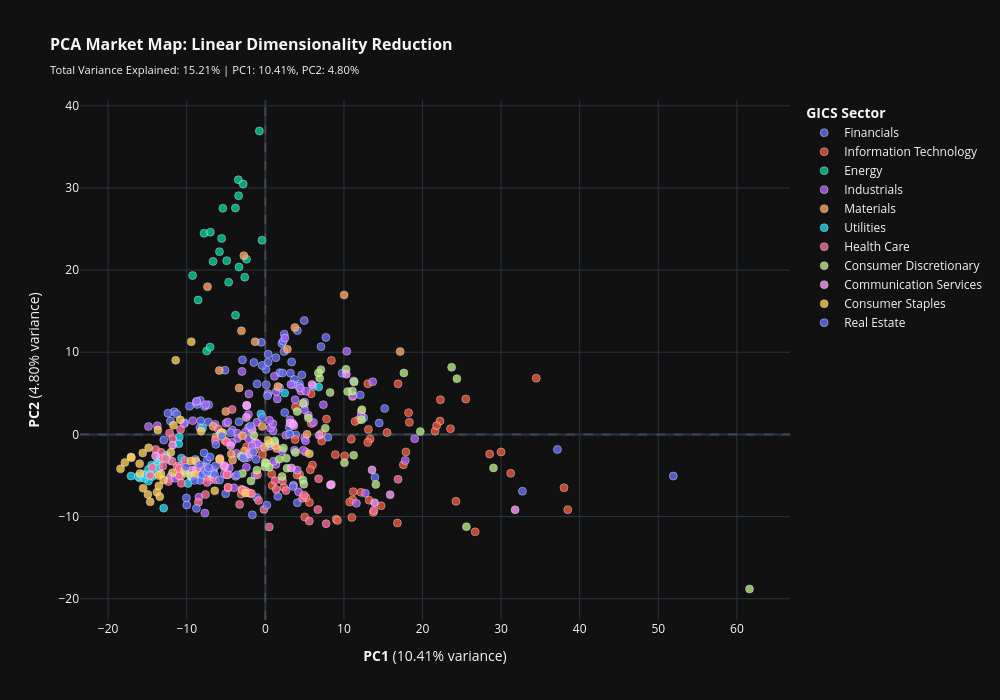

Notebook code cell kept with this figure:
### Code cell
# 3) IMPROVED PCA 2D map
pca2 = PCA(n_components=2, random_state=42)
X_pca = pca2.fit_transform(X_scaled)

pca_df = pd.DataFrame(X_pca, columns=["PC1", "PC2"])
pca_df["Ticker"] = X.index
pca_df["Sector"] = pca_df["Ticker"].map(lambda t: sector_map.get(t, "Unknown"))

# Calculate variance explained by each component
pc1_var = pca2.explained_variance_ratio_[0]
pc2_var = pca2.explained_variance_ratio_[1]
total_var = pc1_var + pc2_var

fig2 = px.scatter(
    pca_df,
    x="PC1",
    y="PC2",
    color="Sector",
    hover_name="Ticker",
    hover_data={"PC1": ":.2f", "PC2": ":.2f", "Sector": True},
    title=f"<b>PCA Market Map: Linear Dimensionality Reduction</b><br>"
          f"<sub>Total Variance Explained: {total_var:.2%} | PC1: {pc1_var:.2%}, PC2: {pc2_var:.2%}</sub>",
    template="plotly_dark",
    width=1000,
    height=700
)

fig2.update_traces(
    marker=dict(size=8, opacity=0.8, line=dict(width=0.5, color='white'))
)

fig2.update_layout(
    font=dict(size=12),
    title_font_size=16,
    xaxis_title=f"<b>PC1</b> ({pc1_var:.2%} variance)",
    yaxis_title=f"<b>PC2</b> ({pc2_var:.2%} variance)",
    legend_title="<b>GICS Sector</b>",
    hovermode='closest'
)

# Add reference lines at origin
fig2.add_hline(y=0, line_dash="dash", line_color="gray", opacity=0.3)
fig2.add_vline(x=0, line_dash="dash", line_color="gray", opacity=0.3)

fig2.show()
print("✓ PCA visualization complete")

### Figure 1 — Plotly figure (JSON) as saved in the notebook; plotly's stock layout.template omitted (floating-point values rounded to 4 significant figures)
{"data": [{"customdata": [["Financials"], ["Financials"], ["Financials"], ["Financials"], ["Financials"], ["Financials"], ["Financials"], ["Financials"], ["Financials"], ["Financials"], ["Financials"], ["Financials"], ["Financials"], ["Financials"], ["Financials"], ["Financials"], ["Financials"], ["Financials"], ["Financials"], ["Financials"], ["Financials"], ["Financials"], ["Financials"], ["Financials"], ["Financials"], ["Financials"], ["Financials"], ["Financials"], ["Financials"], ["Financials"], ["Financials"], ["Financials"], ["Financials"], ["Financials"], ["Financials"], ["Financials"], ["Financials"], ["Financials"], ["Financials"], ["Financials"], ["Financials"], ["Financials"], ["Financials"], ["Financials"], ["Financials"], ["Financials"], ["Financials"], ["Financials"], ["Financials"], ["Financials"], ["Financials"], ["Financials"], ["Financials"], ["Financials"], ["Financials"], ["Financials"], ["Financials"], ["Financials"], ["Financials"], ["Financials"], ["Financials"], ["Financials"], ["Financials"], ["Financials"], ["Financials"], ["Financials"], ["Financials"], ["Financials"], ["Financials"], ["Financials"], ["Financials"], ["Financials"], ["Financials"], ["Financials"], ["Financials"], ["Financials"]], "hovertemplate": "<b>%{hovertext}</b><br><br>Sector=%{customdata[0]}<br>PC1=%{x:.2f}<br>PC2=%{y:.2f}<extra></extra>", "hovertext": ["HOOD", "COIN", "FISV", "NTRS", "MTB", "NDAQ", "PNC", "PGR", "PFG", "MSCI", "MS", "L", "KKR", "KEY", "JPM", "JKHY", "MRSH", "MET", "MCO", "MA", "PRU", "V", "USB", "TRV", "TROW", "XYZ", "WTW", "WRB", "WFC", "SCHW", "RJF", "RF", "PYPL", "TFC", "SYF", "STT", "SPGI", "IVZ", "CFG", "CBOE", "CB", "C", "BX", "BRO", "BRK-B", "BLK", "CINF", "CPAY", "COF", "CME", "ALL", "AJG", "AIZ", "AIG", "AFL", "ACGL", "AMP", "BK", "BEN", "BAC", "AXP", "ARES", "APO", "AON", "HIG", "HBAN", "GS", "GPN", "GL", "FITB", "ICE", "IBKR", "FIS", "EG", "FDS", "ERIE"], "legendgroup": "Financials", "marker": {"color": "#636efa", "line": {"color": "white", "width": 0.5}, "opacity": 0.8, "size": 8, "symbol": "circle"}, "mode": "markers", "name": "Financials", "orientation": "v", "showlegend": true, "type": "scatter", "x": [37.17, 51.91, -2.223, 1.815, -0.5339, -1.31, 0.09029, -12.92, -0.3997, 4.073, 4.33, -8.265, 15.18, 4.949, -1.05, -7.708, -8.245, -2.898, 1.588, -1.178, -1.46, -2.669, 0.3657, -11.6, 7.958, 32.72, -7.391, -12.39, 1.338, 1.838, 2.18, 2.405, 13.94, 2.386, 7.703, 3.197, -1.1, 9.777, 4.07, -12.19, -12.07, 3.343, 14.49, -6.94, -7.246, 3.867, -7.731, 2.475, 7.087, -10.91, -11.27, -8.833, -8.223, -5.122, -8.684, -10.24, 3.689, 0.1194, 4.964, 0.358, 4.236, 12.51, 12.08, -8.303, -8.792, 2.108, 3.486, 3.036, -7.206, 2.292, -4.685, 6.108, -1.297, -9.647, -5.042, -8.904], "xaxis": "x", "y": [-1.825, -5.072, -2.801, 5.669, 11.21, -4.971, 7.921, -0.6805, 8.399, -8.323, 6.169, 4.134, 3.153, 13.86, 6.144, -3.845, -5.42, 9.073, -7.541, -3.035, 8.753, -2.91, 9.757, 2.76, -0.3354, -6.91, -3.121, 2.589, 9.343, 7.518, 7.466, 12.2, -5.217, 10.08, 11.81, 7.46, -7.673, 7.439, 12.64, -5.405, 1.626, 8.823, 1.387, -5.513, 1.523, -0.05569, 3.404, 2.664, 10.68, -3.86, 2.476, -4.468, 1.654, 7.822, 3.643, 1.409, 6.688, 6.05, 3.636, 8.783, 5.845, 2.016, 4.783, -5.605, 3.941, 11.08, 6.068, 0.8733, 3.609, 11.35, -4.864, 5.864, -0.992, 3.43, -7.211, -3.045], "yaxis": "y"}, {"customdata": [["Information Technology"], ["Information Technology"], ["Information Technology"], ["Information Technology"], ["Information Technology"], ["Information Technology"], ["Information Technology"], ["Information Technology"], ["Information Technology"], ["Information Technology"], ["Information Technology"], ["Information Technology"], ["Information Technology"], ["Information Technology"], ["Information Technology"], ["Information Technology"], ["Information Technology"], ["Information Technology"], ["Information Technology"], ["Information Technology"], ["Information Technology"], ["Information Technology"], ["Information Technology"], ["Information Technology"], ["Information Technology"], ["Information Technology"], ["Information Technology"], ["Information Technology"], ["Information Technology"], ["Information Technology"], ["Information Technology"], ["Information Technology"], ["Information Technology"], ["Information Technology"], ["Information Technology"], ["Information Technology"], ["Information Technology"], ["Information Technology"], ["Information Technology"], ["Information Technology"], ["Information Technology"], ["Information Technology"], ["Information Technology"], ["Information Technology"], ["Information Technology"], ["Information Technology"], ["Information Technology"], ["Information Technology"], ["Information Technology"], ["Information Technology"], ["Information Technology"], ["Information Technology"], ["Information Technology"], ["Information Technology"], ["Information Technology"], ["Information Technology"], ["Information Technology"], ["Information Technology"], ["Information Technology"], ["Information Technology"], ["Information Technology"], ["Information Technology"], ["Information Technology"], ["Information Technology"], ["Information Technology"], ["Information Technology"], ["Information Technology"], ["Information Technology"], ["Information Technology"]], "hovertemplate": "<b>%{hovertext}</b><br><br>Sector=%{customdata[0]}<br>PC1=%{x:.2f}<br>PC2=%{y:.2f}<extra></extra>", "hovertext": ["APP", "NVDA", "MSI", "NTAP", "NOW", "MU", "NXPI", "PLTR", "PANW", "ORCL", "ON", "MSFT", "KLAC", "KEYS", "JBL", "LRCX", "MPWR", "MCHP", "VRSN", "TYL", "TXN", "TRMB", "ZBRA", "WDC", "WDAY", "ROP", "QCOM", "PTC", "SMCI", "TER", "TEL", "TDY", "SWKS", "STX", "SNPS", "CIEN", "CDW", "CDNS", "CTSH", "CSCO", "CRWD", "CRM", "AMD", "AMAT", "AKAM", "ADSK", "ADI", "ADBE", "ACN", "ANET", "AVGO", "APH", "GLW", "GEN", "GDDY", "FTNT", "FSLR", "IT", "AAPL", "INTU", "INTC", "IBM", "HPQ", "HPE", "DELL", "DDOG", "FICO", "FFIV", "EPAM"], "legendgroup": "Information Technology", "marker": {"color": "#EF553B", "line": {"color": "white", "width": 0.5}, "opacity": 0.8, "size": 8, "symbol": "circle"}, "mode": "markers", "name": "Information Technology", "orientation": "v", "showlegend": true, "type": "scatter", "x": [38.48, 31.22, -4.883, 7.787, 16.81, 22.27, 18.33, 38.0, 11.13, 5.999, 25.51, 5.615, 21.59, 8.908, 11.09, 23.56, 29.99, 18.22, -3.069, 5.014, 7.146, 10.09, 13.33, 16.88, 9.018, -4.72, 15.49, 5.724, 34.47, 22.23, 5.852, -1.165, 13.11, 11.88, 14.73, 13.03, 3.79, 13.21, -0.3658, -2.368, 24.25, 11.19, 28.54, 21.79, 0.7992, 12.17, 10.93, 9.18, 0.8783, 17.56, 17.89, 7.159, 3.831, -1.331, 4.347, 10.73, 11.42, 2.362, 4.035, 11.0, 12.21, -5.643, 5.823, 8.402, 13.05, 26.7, 5.186, 5.137, 13.74], "xaxis": "x", "y": [-9.161, -4.733, -4.915, 1.864, -10.77, 4.219, 1.472, -6.484, -7.975, -3.729, 4.309, -8.276, 0.4013, -2.461, 4.607, 0.6906, -2.134, 2.641, -7.251, -10.05, 0.117, -2.613, -0.5466, 6.155, -10.33, -6.511, 0.2207, -4.305, 6.847, 1.62, 1.317, -1.032, 0.6014, 1.796, -8.683, -0.9721, -0.6231, -8.011, -2.446, -1.489, -8.144, -6.964, -2.388, 1.066, -4.831, -7.053, -0.5808, -10.47, -6.219, -3.699, -2.129, -0.806, 3.339, -1.852, -4.885, -8.23, 1.575, -6.461, -4.946, -10.1, 2.788, 0.2466, 4.965, 9.012, 6.168, -11.86, -7.69, -2.143, -9.484], "yaxis": "y"}, {"customdata": [["Energy"], ["Energy"], ["Energy"], ["Energy"], ["Energy"], ["Energy"], ["Energy"], ["Energy"], ["Energy"], ["Energy"], ["Energy"], ["Energy"], ["Energy"], ["Energy"], ["Energy"], ["Energy"], ["Energy"], ["Energy"], ["Energy"], ["Energy"], ["Energy"], ["Energy"]], "hovertemplate": "<b>%{hovertext}</b><br><br>Sector=%{customdata[0]}<br>PC1=%{x:.2f}<br>PC2=%{y:.2f}<extra></extra>", "hovertext": ["EXE", "OXY", "OKE", "KMI", "MPC", "VLO", "TRGP", "TPL", "XOM", "WMB", "SLB", "PSX", "BKR", "CTRA", "COP", "CVX", "APA", "HAL", "DVN", "FANG", "EQT", "EOG"], "legendgroup": "Energy", "marker": {"color": "#00cc96", "line": {"color": "white", "width": 0.5}, "opacity": 0.8, "size": 8, "symbol": "circle"}, "mode": "markers", "name": "Energy", "orientation": "v", "showlegend": true, "type": "scatter", "x": [-4.667, -5.401, -3.795, -7.455, -4.915, -5.563, -2.62, -0.4292, -9.255, -7.03, -3.805, -5.837, -3.346, -6.653, -7.794, -8.552, -0.7565, -3.433, -2.82, -3.4, -2.394, -6.992], "xaxis": "x", "y": [18.53, 27.53, 14.51, 10.15, 21.15, 23.85, 19.14, 23.63, 19.34, 10.63, 27.55, 22.24, 20.37, 21.06, 24.48, 16.37, 36.93, 30.99, 30.47, 29.05, 21.33, 24.62], "yaxis": "y"}, {"customdata": [["Industrials"], ["Industrials"], ["Industrials"], ["Industrials"], ["Industrials"], ["Industrials"], ["Industrials"], ["Industrials"], ["Industrials"], ["Industrials"], ["Industrials"], ["Industrials"], ["Industrials"], ["Industrials"], ["Industrials"], ["Industrials"], ["Industrials"], ["Industrials"], ["Industrials"], ["Industrials"], ["Industrials"], ["Industrials"], ["Industrials"], ["Industrials"], ["Industrials"], ["Industrials"], ["Industrials"], ["Industrials"], ["Industrials"], ["Industrials"], ["Industrials"], ["Industrials"], ["Industrials"], ["Industrials"], ["Industrials"], ["Industrials"], ["Industrials"], ["Industrials"], ["Industrials"], ["Industrials"], ["Industrials"], ["Industrials"], ["Industrials"], ["Industrials"], ["Industrials"], ["Industrials"], ["Industrials"], ["Industrials"], ["Industrials"], ["Industrials"], ["Industrials"], ["Industrials"], ["Industrials"], ["Industrials"], ["Industrials"], ["Industrials"], ["Industrials"], ["Industrials"], ["Industrials"], ["Industrials"], ["Industrials"], ["Industrials"], ["Industrials"], ["Industrials"], ["Industrials"], ["Industrials"], ["Industrials"], ["Industrials"], ["Industrials"], ["Industrials"], ["Industrials"], ["Industrials"], ["Industrials"], ["Industrials"], ["Industrials"], ["Industrials"], ["Industrials"]], "hovertemplate": "<b>%{hovertext}</b><br><br>Sector=%{customdata[0]}<br>PC1=%{x:.2f}<br>PC2=%{y:.2f}<extra></extra>", "hovertext": ["NOC", "NSC", "NDSN", "PNR", "PH", "PCAR", "PAYX", "PAYC", "OTIS", "ODFL", "LMT", "LII", "LHX", "LDOS", "JCI", "LUV", "MMM", "MAS", "URI", "UPS", "UNP", "UBER", "UAL", "TXT", "TT", "VRSK", "XYL", "WM", "WAB", "RTX", "RSG", "ROL", "ROK", "PWR", "J", "SNA", "TDG", "SWK", "JBHT", "CHRW", "CAT", "CARR", "BR", "CTAS", "CSX", "CPRT", "CMI", "BLDR", "AME", "ALLE", "ADP", "BA", "AXON", "AOS", "ITW", "GWW", "GNRC", "GE", "GD", "FTV", "HII", "IR", "IEX", "HWM", "HUBB", "HON", "FIX", "DAL", "DOV", "DE", "EFX", "FDX", "FAST", "EXPD", "ETN", "EMR", "EME"], "legendgroup": "Industrials", "marker": {"color": "#ab63fa", "line": {"color": "white", "width": 0.5}, "opacity": 0.8, "size": 8, "symbol": "circle"}, "mode": "markers", "name": "Industrials", "orientation": "v", "showlegend": true, "type": "scatter", "x": [-14.86, -4.999, 0.5139, 3.72, 4.53, -2.095, -4.58, 11.59, -3.674, 4.829, -13.74, 4.045, -10.37, -8.329, 2.616, 4.459, -2.138, 2.141, 10.36, -2.518, -6.391, 17.8, 13.67, 0.3353, 1.341, -7.692, 1.044, -12.03, 1.521, -7.58, -11.49, -8.45, 5.013, 7.387, -1.062, -2.151, 0.9991, 5.47, 0.6334, -4.769, 2.498, 5.115, -4.003, -3.781, -4.2, 3.599, 1.165, 12.19, -1.332, -0.5148, -5.218, 5.172, 12.73, -1.0, -3.579, -3.538, 19.0, 3.794, -9.233, 1.2, -8.726, 4.993, -2.13, 3.246, 3.133, -4.261, 11.15, 11.24, 0.9629, -2.972, 4.223, 0.5258, -2.409, -1.713, 6.12, 1.379, 5.002], "xaxis": "x", "y": [0.9558, 1.37, -1.426, -1.935, 5.27, 4.931, -4.087, -8.387, -2.299, -1.922, 1.051, -4.342, 1.295, 0.8265, -0.09292, 5.642, 0.8475, -2.005, 10.12, 0.2936, 1.22, -3.16, 6.405, 4.991, -3.65, -9.578, -3.266, -5.103, 4.325, 3.624, -5.336, -7.63, -0.4231, 3.612, 1.474, 2.431, 0.4301, 2.337, 0.7832, 1.517, 11.74, -0.7661, -6.501, -5.091, 0.5285, -6.182, 7.074, 2.253, -1.117, -1.43, -4.831, 5.25, -7.169, -1.142, 0.1467, -0.5052, -0.5241, 4.231, 1.676, -0.991, 4.046, 2.996, -0.5142, 6.075, 1.794, -0.9678, 4.719, 6.504, 1.296, 7.67, -6.987, 1.714, -3.993, -1.407, 1.451, 5.2, 3.934], "yaxis": "y"}, {"customdata": [["Materials"], ["Materials"], ["Materials"], ["Materials"], ["Materials"], ["Materials"], ["Materials"], ["Materials"], ["Materials"], ["Materials"], ["Materials"], ["Materials"], ["Materials"], ["Materials"], ["Materials"], ["Materials"], ["Materials"], ["Materials"], ["Materials"], ["Materials"], ["Materials"], ["Materials"], ["Materials"], ["Materials"], ["Materials"], ["Materials"]], "hovertemplate": "<b>%{hovertext}</b><br><br>Sector=%{customdata[0]}<br>PC1=%{x:.2f}<br>PC2=%{y:.2f}<extra></extra>", "hovertext": ["NUE", "NEM", "PKG", "LIN", "MOS", "MLM", "LYB", "VMC", "PPG", "SHW", "SW", "STLD", "CF", "CTVA", "CRH", "AMCR", "ALB", "BALL", "AVY", "APD", "IP", "IFF", "ECL", "DOW", "DD", "FCX"], "legendgroup": "Materials", "marker": {"color": "#FFA15A", "line": {"color": "white", "width": 0.5}, "opacity": 0.8, "size": 8, "symbol": "circle"}, "mode": "markers", "name": "Materials", "orientation": "v", "showlegend": true, "type": "scatter", "x": [2.801, -6.629, -5.03, -4.333, -2.735, 1.445, -3.039, 1.268, -0.09375, -1.934, -0.4005, 3.76, -7.359, -5.856, 5.31, -6.283, 17.15, -4.165, -2.907, -5.168, -3.331, -2.659, -2.994, -1.302, 1.595, 10.02], "xaxis": "x", "y": [10.36, 0.9696, 2.795, -2.398, 21.76, -1.717, 12.61, -1.345, -1.592, -7.176, 0.9764, 13.01, 17.97, 7.78, 0.01416, -0.32, 10.08, -3.14, -0.1692, -0.718, 5.656, -2.033, -6.673, 11.28, 5.82, 16.98], "yaxis": "y"}, {"customdata": [["Utilities"], ["Utilities"], ["Utilities"], ["Utilities"], ["Utilities"], ["Utilities"], ["Utilities"], ["Utilities"], ["Utilities"], ["Utilities"], ["Utilities"], ["Utilities"], ["Utilities"], ["Utilities"], ["Utilities"], ["Utilities"], ["Utilities"], ["Utilities"], ["Utilities"], ["Utilities"], ["Utilities"], ["Utilities"], ["Utilities"], ["Utilities"], ["Utilities"], ["Utilities"], ["Utilities"], ["Utilities"], ["Utilities"], ["Utilities"]], "hovertemplate": "<b>%{hovertext}</b><br><br>Sector=%{customdata[0]}<br>PC1=%{x:.2f}<br>PC2=%{y:.2f}<extra></extra>", "hovertext": ["NRG", "NI", "NEE", "PEG", "PCG", "LNT", "PNW", "VST", "XEL", "WEC", "PPL", "SRE", "SO", "CNP", "CMS", "AES", "AEP", "AEE", "AWK", "ATO", "D", "ED", "DUK", "DTE", "EIX", "FE", "EXC", "EVRG", "ETR", "ES"], "legendgroup": "Utilities", "marker": {"color": "#19d3f3", "line": {"color": "white", "width": 0.5}, "opacity": 0.8, "size": 8, "symbol": "circle"}, "mode": "markers", "name": "Utilities", "orientation": "v", "showlegend": true, "type": "scatter", "x": [2.463, -12.55, -9.839, -10.67, -7.984, -14.38, -14.47, 6.788, -14.87, -15.98, -12.15, -10.95, -15.48, -12.64, -15.39, -0.5668, -15.09, -14.25, -12.93, -13.4, -14.87, -17.09, -16.19, -13.73, -11.01, -13.56, -13.78, -13.54, -12.79, -14.7], "xaxis": "x", "y": [5.03, -2.911, -5.962, -2.887, 0.7964, -5.107, -3.737, 5.762, -5.672, -5.297, -3.165, -0.3221, -4.833, -2.519, -5.349, 2.484, -4.907, -4.464, -8.973, -2.846, -4.264, -5.07, -5.127, -3.408, -1.148, -3.585, -3.794, -4.082, -2.705, -4.877], "yaxis": "y"}, {"customdata": [["Health Care"], ["Health Care"], ["Health Care"], ["Health Care"], ["Health Care"], ["Health Care"], ["Health Care"], ["Health Care"], ["Health Care"], ["Health Care"], ["Health Care"], ["Health Care"], ["Health Care"], ["Health Care"], ["Health Care"], ["Health Care"], ["Health Care"], ["Health Care"], ["Health Care"], ["Health Care"], ["Health Care"], ["Health Care"], ["Health Care"], ["Health Care"], ["Health Care"], ["Health Care"], ["Health Care"], ["Health Care"], ["Health Care"], ["Health Care"], ["Health Care"], ["Health Care"], ["Health Care"], ["Health Care"], ["Health Care"], ["Health Care"], ["Health Care"], ["Health Care"], ["Health Care"], ["Health Care"], ["Health Care"], ["Health Care"], ["Health Care"], ["Health Care"], ["Health Care"], ["Health Care"], ["Health Care"], ["Health Care"], ["Health Care"], ["Health Care"], ["Health Care"], ["Health Care"], ["Health Care"], ["Health Care"], ["Health Care"], ["Health Care"], ["Health Care"], ["Health Care"]], "hovertemplate": "<b>%{hovertext}</b><br><br>Sector=%{customdata[0]}<br>PC1=%{x:.2f}<br>PC2=%{y:.2f}<extra></extra>", "hovertext": ["MTD", "A", "PFE", "MRNA", "LLY", "LH", "JNJ", "PODD", "MRK", "MOH", "MDT", "MCK", "UNH", "UHS", "VRTX", "ZBH", "WST", "WAT", "VTRS", "RVTY", "RMD", "REGN", "TMO", "TECH", "SYK", "STE", "CI", "CAH", "BSX", "BMY", "CRL", "COR", "COO", "CNC", "AMGN", "ALGN", "ABT", "ABBV", "BIIB", "BDX", "BAX", "CVS", "HCA", "GILD", "ISRG", "IQV", "INCY", "IDXX", "HUM", "HSIC", "HOLX", "DXCM", "DVA", "DHR", "DGX", "EW", "ELV", "ZTS"], "legendgroup": "Health Care", "marker": {"color": "#FF6692", "line": {"color": "white", "width": 0.5}, "opacity": 0.8, "size": 8, "symbol": "circle"}, "mode": "markers", "name": "Health Care", "orientation": "v", "showlegend": true, "type": "scatter", "x": [2.192, 1.248, -10.83, 13.81, -7.621, -6.782, -14.65, 4.74, -14.36, -12.34, -8.042, -13.94, -11.23, -4.944, -6.3, -5.767, -0.1708, -0.9979, -4.229, 1.394, -0.8627, -7.396, -2.544, 4.935, -2.892, -4.75, -12.18, -11.79, -4.857, -13.05, 6.784, -13.27, -2.121, -11.85, -10.24, 16.89, -8.514, -13.06, -5.255, -10.75, -8.765, -10.78, -5.755, -10.99, 6.677, 2.626, -6.598, 5.596, -10.93, -6.353, -7.404, 7.738, -5.974, -1.762, -10.69, 0.4958, -12.69, -3.272], "xaxis": "x", "y": [-5.64, -5.623, -4.583, -9.259, -7.313, -5.174, -5.011, -7.765, -4.024, -5.73, -3.979, -1.832, -3.875, -0.9225, -5.52, -2.924, -9.124, -4.915, 3.038, -6.691, -8.056, -5.171, -6.861, -7.402, -6.807, -6.428, 0.1622, -0.4765, -4.906, -3.865, -5.399, -2.183, -7.085, -3.259, -3.177, -5.465, -8.26, -2.921, -3.936, -5.103, -4.206, 0.6104, -3.157, -5.027, -9.147, -6.828, -4.284, -10.55, -4.109, -0.7422, -5.843, -10.86, 0.6477, -7.181, -5.949, -11.25, -2.921, -8.517], "yaxis": "y"}, {"customdata": [["Consumer Discretionary"], ["Consumer Discretionary"], ["Consumer Discretionary"], ["Consumer Discretionary"], ["Consumer Discretionary"], ["Consumer Discretionary"], ["Consumer Discretionary"], ["Consumer Discretionary"], ["Consumer Discretionary"], ["Consumer Discretionary"], ["Consumer Discretionary"], ["Consumer Discretionary"], ["Consumer Discretionary"], ["Consumer Discretionary"], ["Consumer Discretionary"], ["Consumer Discretionary"], ["Consumer Discretionary"], ["Consumer Discretionary"], ["Consumer Discretionary"], ["Consumer Discretionary"], ["Consumer Discretionary"], ["Consumer Discretionary"], ["Consumer Discretionary"], ["Consumer Discretionary"], ["Consumer Discretionary"], ["Consumer Discretionary"], ["Consumer Discretionary"], ["Consumer Discretionary"], ["Consumer Discretionary"], ["Consumer Discretionary"], ["Consumer Discretionary"], ["Consumer Discretionary"], ["Consumer Discretionary"], ["Consumer Discretionary"], ["Consumer Discretionary"], ["Consumer Discretionary"], ["Consumer Discretionary"], ["Consumer Discretionary"], ["Consumer Discretionary"], ["Consumer Discretionary"], ["Consumer Discretionary"], ["Consumer Discretionary"], ["Consumer Discretionary"], ["Consumer Discretionary"], ["Consumer Discretionary"], ["Consumer Discretionary"], ["Consumer Discretionary"], ["Consumer Discretionary"]], "hovertemplate": "<b>%{hovertext}</b><br><br>Sector=%{customdata[0]}<br>PC1=%{x:.2f}<br>PC2=%{y:.2f}<extra></extra>", "hovertext": ["NKE", "NCLH", "NVR", "PHM", "ORLY", "LULU", "LOW", "LEN", "LVS", "MGM", "MCD", "MAR", "POOL", "ULTA", "TSLA", "TSCO", "YUM", "WYNN", "WSM", "TPR", "SBUX", "ROST", "RL", "RCL", "TJX", "CCL", "CVNA", "CMG", "BKNG", "ABNB", "AMZN", "BBY", "AZO", "APTV", "HAS", "GRMN", "GPC", "GM", "HD", "HLT", "EBAY", "DRI", "DPZ", "DHI", "DECK", "DASH", "F", "EXPE"], "legendgroup": "Consumer Discretionary", "marker": {"color": "#B6E880", "line": {"color": "white", "width": 0.5}, "opacity": 0.8, "size": 8, "symbol": "circle"}, "mode": "markers", "name": "Consumer Discretionary", "orientation": "v", "showlegend": true, "type": "scatter", "x": [2.668, 23.7, -0.03507, 3.82, -9.398, 10.07, -0.05629, 2.759, 6.914, 11.31, -10.14, 4.796, 4.782, 2.313, 29.03, -2.93, -6.907, 10.27, 12.24, 10.47, 0.1232, 0.5196, 8.244, 17.63, -3.077, 24.37, 61.6, 4.903, 7.63, 19.72, 14.06, 5.486, -9.498, 11.09, 1.179, 1.777, -5.69, 7.068, -1.067, 4.057, 0.4958, -1.452, -1.828, 2.134, 11.24, 25.59, 6.752, 12.29], "xaxis": "x", "y": [-2.903, 8.168, -3.417, -2.197, -5.161, -3.451, -3.938, -4.129, 6.825, 6.372, -4.707, 3.782, -5.544, -1.653, -4.075, -4.748, -4.811, 7.918, 1.792, 5.212, -3.514, -1.116, 5.111, 7.481, -2.649, 6.785, -18.81, -6.061, 0.7485, 0.3437, -6.1, 1.991, -5.038, 5.291, -0.7825, -3.016, 0.1257, 7.886, -4.346, 2.787, -4.008, -0.1089, -5.664, -5.124, -2.527, -11.24, 7.476, 3.017], "yaxis": "y"}, {"customdata": [["Communication Services"], ["Communication Services"], ["Communication Services"], ["Communication Services"], ["Communication Services"], ["Communication Services"], ["Communication Services"], ["Communication Services"], ["Communication Services"], ["Communication Services"], ["Communication Services"], ["Communication Services"], ["Communication Services"], ["Communication Services"], ["Communication Services"], ["Communication Services"], ["Communication Services"], ["Communication Services"], ["Communication Services"], ["Communication Services"], ["Communication Services"], ["Communication Services"], ["Communication Services"]], "hovertemplate": "<b>%{hovertext}</b><br><br>Sector=%{customdata[0]}<br>PC1=%{x:.2f}<br>PC2=%{y:.2f}<extra></extra>", "hovertext": ["NWS", "NFLX", "MTCH", "NWSA", "OMC", "META", "LYV", "TTWO", "TTD", "WBD", "VZ", "TMUS", "PSKY", "TKO", "T", "CHTR", "CMCSA", "GOOGL", "GOOG", "FOXA", "FOX", "EA", "DIS"], "legendgroup": "Communication Services", "marker": {"color": "#FF97FF", "line": {"color": "white", "width": 0.5}, "opacity": 0.8, "size": 8, "symbol": "circle"}, "mode": "markers", "name": "Communication Services", "orientation": "v", "showlegend": true, "type": "scatter", "x": [3.487, 13.9, 13.58, 3.139, -2.421, 15.88, 6.859, 3.314, 31.79, 10.31, -13.97, -9.286, 5.949, -1.663, -11.8, -2.078, -4.418, 8.273, 8.407, -2.353, -2.387, -5.184, 3.623], "xaxis": "x", "y": [1.324, -8.317, -4.316, 1.396, 2.065, -7.337, -0.09526, -4.078, -9.175, 7.334, -2.622, -4.339, 6.081, 0.5747, -1.305, -2.395, -1.386, -6.16, -6.082, 3.497, 3.561, -3.805, 1.072], "yaxis": "y"}, {"customdata": [["Consumer Staples"], ["Consumer Staples"], ["Consumer Staples"], ["Consumer Staples"], ["Consumer Staples"], ["Consumer Staples"], ["Consumer Staples"], ["Consumer Staples"], ["Consumer Staples"], ["Consumer Staples"], ["Consumer Staples"], ["Consumer Staples"], ["Consumer Staples"], ["Consumer Staples"], ["Consumer Staples"], ["Consumer Staples"], ["Consumer Staples"], ["Consumer Staples"], ["Consumer Staples"], ["Consumer Staples"], ["Consumer Staples"], ["Consumer Staples"], ["Consumer Staples"], ["Consumer Staples"], ["Consumer Staples"], ["Consumer Staples"], ["Consumer Staples"], ["Consumer Staples"], ["Consumer Staples"], ["Consumer Staples"], ["Consumer Staples"], ["Consumer Staples"], ["Consumer Staples"], ["Consumer Staples"], ["Consumer Staples"]], "hovertemplate": "<b>%{hovertext}</b><br><br>Sector=%{customdata[0]}<br>PC1=%{x:.2f}<br>PC2=%{y:.2f}<extra></extra>", "hovertext": ["PM", "PG", "PEP", "KR", "KO", "KMB", "KHC", "KDP", "MO", "MNST", "MKC", "MDLZ", "LW", "TSN", "WMT", "SJM", "TGT", "TAP", "SYY", "STZ", "CL", "CHD", "CAG", "CLX", "CPB", "COST", "ADM", "BG", "BF-B", "GIS", "HSY", "HRL", "DLTR", "DG", "EL"], "legendgroup": "Consumer Staples", "marker": {"color": "#FECB52", "line": {"color": "white", "width": 0.5}, "opacity": 0.8, "size": 8, "symbol": "circle"}, "mode": "markers", "name": "Consumer Staples", "orientation": "v", "showlegend": true, "type": "scatter", "x": [-12.02, -13.79, -13.55, -14.85, -13.27, -14.94, -15.6, -11.82, -13.68, -6.435, -13.58, -12.94, -5.839, -11.7, -8.896, -17.1, 0.3564, -10.83, -8.18, -8.818, -15.54, -14.65, -17.04, -13.43, -17.87, -2.522, -11.4, -9.421, -9.488, -18.43, -15.95, -15.99, -5.426, -10.27, 5.602], "xaxis": "x", "y": [-2.179, -7.048, -6.264, -1.627, -4.82, -7.303, -2.259, -4.663, 0.5313, -6.869, -4.999, -5.552, -3.014, 1.103, -4.88, -2.742, -0.71, 1.789, 0.3716, -3.262, -6.542, -8.205, -2.831, -7.578, -3.422, -7.135, 9.029, 11.29, -3.243, -4.187, -4.751, -3.559, 0.2121, -4.375, -2.351], "yaxis": "y"}, {"customdata": [["Real Estate"], ["Real Estate"], ["Real Estate"], ["Real Estate"], ["Real Estate"], ["Real Estate"], ["Real Estate"], ["Real Estate"], ["Real Estate"], ["Real Estate"], ["Real Estate"], ["Real Estate"], ["Real Estate"], ["Real Estate"], ["Real Estate"], ["Real Estate"], ["Real Estate"], ["Real Estate"], ["Real Estate"], ["Real Estate"], ["Real Estate"], ["Real Estate"], ["Real Estate"], ["Real Estate"], ["Real Estate"], ["Real Estate"], ["Real Estate"], ["Real Estate"], ["Real Estate"], ["Real Estate"], ["Real Estate"]], "hovertemplate": "<b>%{hovertext}</b><br><br>Sector=%{customdata[0]}<br>PC1=%{x:.2f}<br>PC2=%{y:.2f}<extra></extra>", "hovertext": ["PLD", "O", "KIM", "MAA", "VICI", "UDR", "WY", "WELL", "VTR", "SBAC", "REG", "PSA", "SPG", "IRM", "CCI", "CBRE", "BXP", "CSGP", "CPT", "AMT", "AVB", "ARE", "FRT", "INVH", "HST", "DOC", "DLR", "EXR", "ESS", "EQR", "EQIX"], "legendgroup": "Real Estate", "marker": {"color": "#636efa", "line": {"color": "white", "width": 0.5}, "opacity": 0.8, "size": 8, "symbol": "circle"}, "mode": "markers", "name": "Real Estate", "orientation": "v", "showlegend": true, "type": "scatter", "x": [-3.585, -10.12, -3.353, -8.069, -6.294, -6.705, -1.885, -8.373, -7.787, -8.762, -5.543, -9.049, -0.3778, -1.526, -10.04, 3.097, 0.2745, 3.517, -7.683, -9.99, -7.37, -2.849, -4.416, -6.462, 4.646, -7.036, 0.1869, -5.825, -6.332, -7.212, -1.645], "xaxis": "x", "y": [-4.914, -3.987, 1.551, -4.917, -1.213, -4.602, 1.004, -3.683, -2.257, -9.001, -0.1763, -5.59, 2.041, -2.105, -7.729, 0.03926, 4.707, -6.349, -4.359, -8.596, -4.586, -2.806, 0.2076, -4.875, 7.235, -2.754, -8.615, -5.553, -3.828, -4.071, -9.789], "yaxis": "y"}], "layout": {"font": {"size": 12}, "height": 700, "hovermode": "closest", "legend": {"title": {"text": "<b>GICS Sector</b>"}, "tracegroupgap": 0}, "shapes": [{"line": {"color": "gray", "dash": "dash"}, "opacity": 0.3, "type": "line", "x0": 0, "x1": 1, "xref": "x domain", "y0": 0, "y1": 0, "yref": "y"}, {"line": {"color": "gray", "dash": "dash"}, "opacity": 0.3, "type": "line", "x0": 0, "x1": 0, "xref": "x", "y0": 0, "y1": 1, "yref": "y domain"}], "title": {"font": {"size": 16}, "text": "<b>PCA Market Map: Linear Dimensionality Reduction</b><br><sub>Total Variance Explained: 15.21% | PC1: 10.41%, PC2: 4.80%</sub>"}, "width": 1000, "xaxis": {"anchor": "y", "domain": [0, 1], "title": {"text": "<b>PC1</b> (10.41% variance)"}}, "yaxis": {"anchor": "x", "domain": [0, 1], "title": {"text": "<b>PC2</b> (4.80% variance)"}}}}
